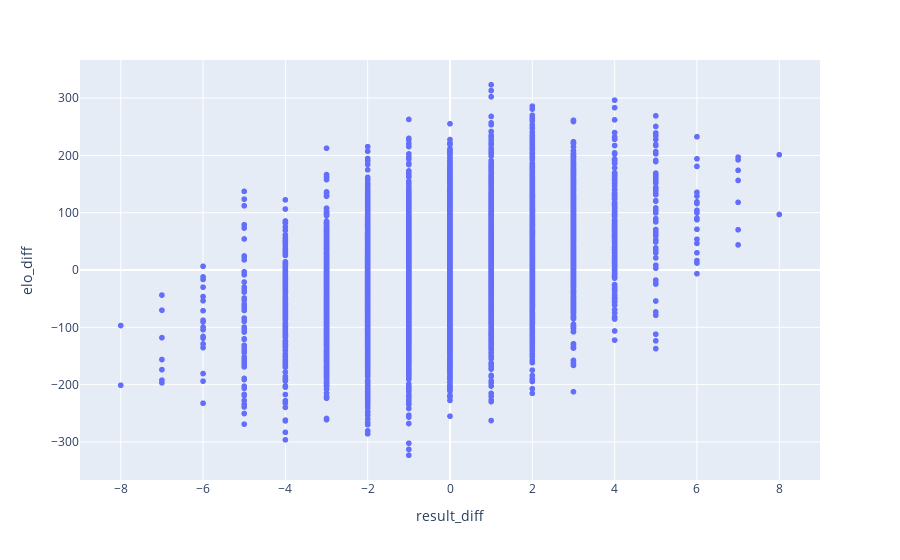

The cell this chart's notebook holds for it:
### Code cell
import plotly.express as px

# feat = np.log1p(pred_data["result_diff"])

px.scatter(pred_data, x="result_diff", y="elo_diff")

### Figure 1 — Plotly figure (JSON) as saved in the notebook; plotly's stock layout.template omitted (floating-point values rounded to 4 significant figures; data arrays with more than 128 entries replaced by an {"elided": "..."} marker saying what was removed)
{"data": [{"hovertemplate": "result_diff=%{x}<br>elo_diff=%{y}<extra></extra>", "legendgroup": "", "marker": {"color": "#636efa", "symbol": "circle"}, "mode": "markers", "name": "", "showlegend": false, "type": "scattergl", "x": {"elided": "7936 int values"}, "xaxis": "x", "y": {"elided": "7936 float values"}, "yaxis": "y"}], "layout": {"legend": {"tracegroupgap": 0}, "margin": {"t": 60}, "xaxis": {"anchor": "y", "domain": [0, 1], "title": {"text": "result_diff"}}, "yaxis": {"anchor": "x", "domain": [0, 1], "title": {"text": "elo_diff"}}}}
